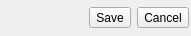
<?xml version="1.0" encoding="UTF-8"?>
<ui version="4.0">
 <class>Otter::PasswordBarWidget</class>
 <widget class="QWidget" name="Otter::PasswordBarWidget">
  <property name="geometry">
   <rect>
    <x>0</x>
    <y>0</y>
    <width>191</width>
    <height>36</height>
   </rect>
  </property>
  <layout class="QHBoxLayout" name="horizontalLayout">
   <property name="leftMargin">
    <number>2</number>
   </property>
   <property name="topMargin">
    <number>2</number>
   </property>
   <property name="rightMargin">
    <number>2</number>
   </property>
   <property name="bottomMargin">
    <number>2</number>
   </property>
   <item>
    <widget class="QLabel" name="iconLabel">
     <property name="sizePolicy">
      <sizepolicy hsizetype="Fixed" vsizetype="Fixed">
       <horstretch>32</horstretch>
       <verstretch>32</verstretch>
      </sizepolicy>
     </property>
     <property name="minimumSize">
      <size>
       <width>32</width>
       <height>32</height>
      </size>
     </property>
    </widget>
   </item>
   <item>
    <widget class="QLabel" name="messageLabel"/>
   </item>
   <item>
    <spacer name="horizontalSpacer">
     <property name="orientation">
      <enum>Qt::Horizontal</enum>
     </property>
    </spacer>
   </item>
   <item>
    <widget class="QToolButton" name="okButton">
     <property name="text">
      <string>Save</string>
     </property>
    </widget>
   </item>
   <item>
    <widget class="QToolButton" name="cancelButton">
     <property name="text">
      <string>Cancel</string>
     </property>
    </widget>
   </item>
  </layout>
 </widget>
 <resources/>
 <connections/>
</ui>
